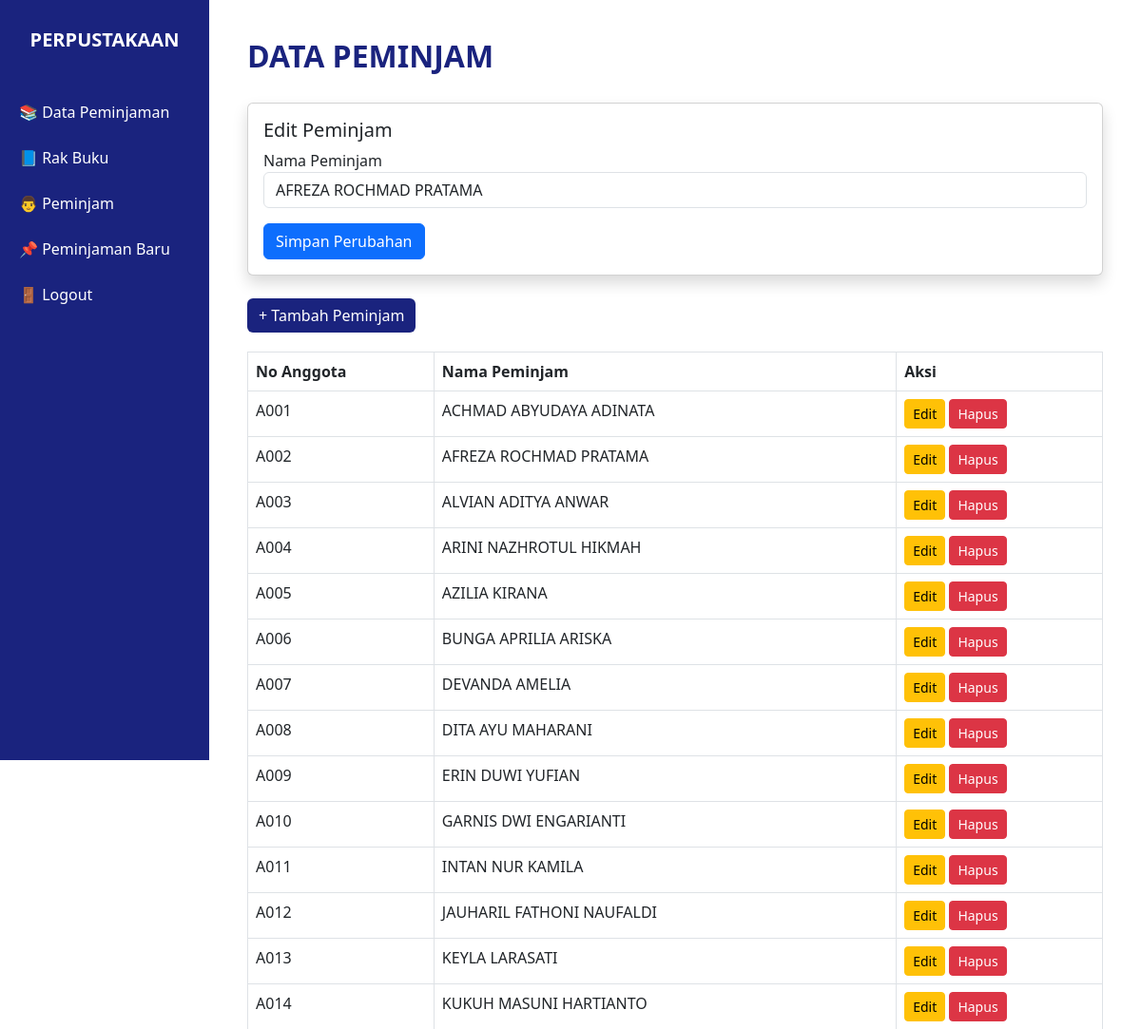
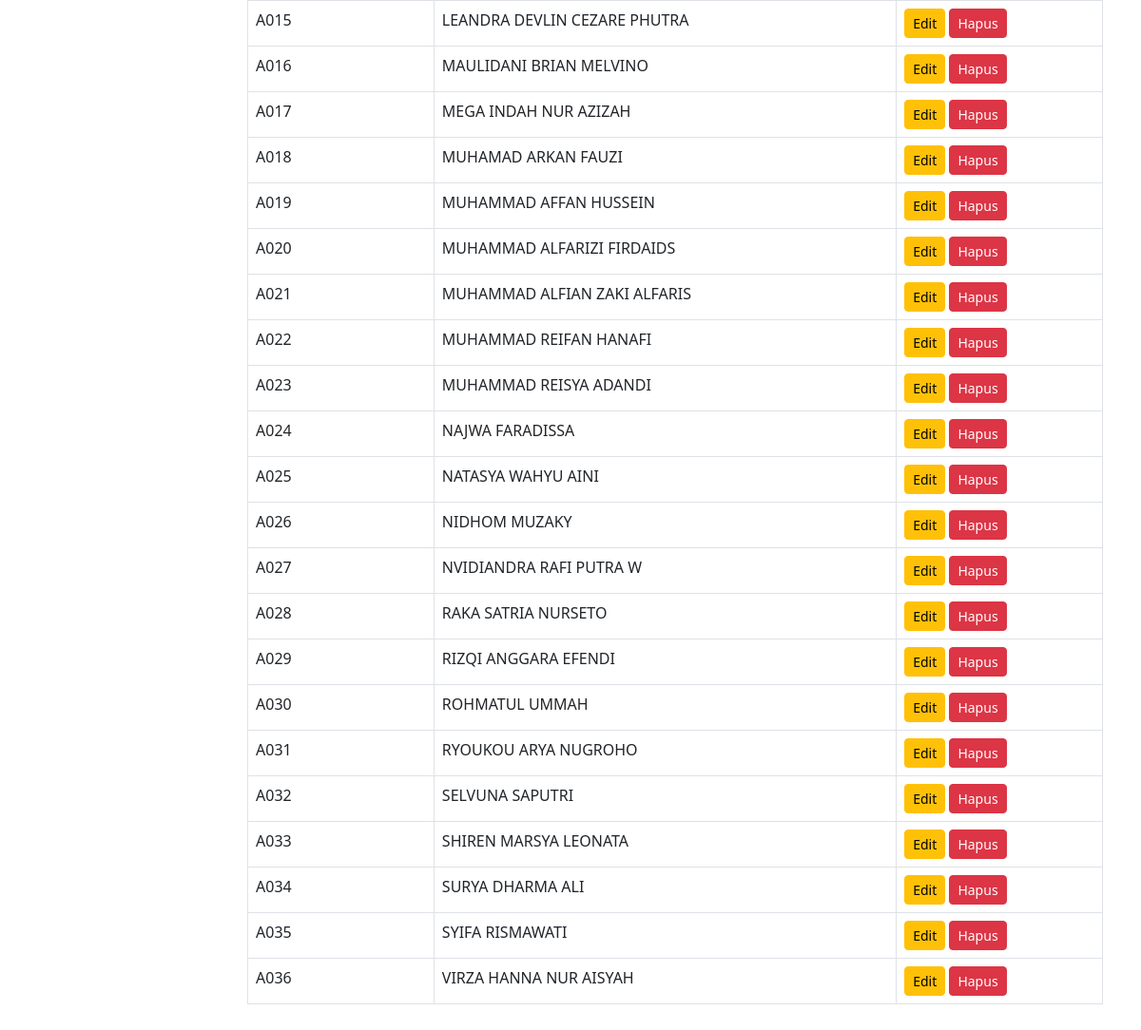
The app's page /peminjam/list.php?edit=A002 (signed in) with its own data (2 pictures, top to bottom).
### tables this page shows
CREATE TABLE `peminjam` (
  `no_anggota` varchar(4) NOT NULL,
  `nm_peminjam` varchar(100) DEFAULT NULL
);

### peminjam/list.php (the view, shortened to what this page needs)
<?php
include '../koneksi.php';
$edit_mode = false;
if (isset($_GET['edit'])) {
    $edit_mode = true;
    $no_edit = $_GET['edit'];
    $peminjam = mysqli_fetch_assoc(mysqli_query($koneksi, "SELECT * FROM peminjam WHERE no_anggota='$no_edit'"));
}
?>
<!DOCTYPE html>
<html lang="en">
<head>
    <link href="https://cdn.jsdelivr.net/npm/bootstrap@5.3.0/dist/css/bootstrap.min.css" rel="stylesheet" />
</head>
<body>
<div class="sidebar">
    <h3>PERPUSTAKAAN</h3>
    <a href="../index.php">📚 Data Peminjaman</a>
    <a href="../buku/list.php">📘 Rak Buku</a>
    <a href="list.php">👨 Peminjam</a>
    <a href="../peminjaman/tambah.php">📌 Peminjaman Baru</a>
   <a href="../logout.php">🚪 Logout</a>
</div>
<div class="main-content">
    <h2>Data Peminjam</h2>
    <?php if ($edit_mode): ?>
    <div class="card shadow mb-4">
        <div class="card-body">
            <h5>Edit Peminjam</h5>
            <form method="post">
                <div class="mb-3">
                    <label>Nama Peminjam</label>
                    <input type="text" name="nm_peminjam" class="form-control" value="<?= $peminjam['nm_peminjam'] ?>" required>
                </div>
                <button type="submit" name="simpan" class="btn btn-primary">Simpan Perubahan</button>
            </form>
        </div>
    </div>
    <?php endif; ?>
    <a href="tambah.php" class="btn btn-primary btn-tambah">+ Tambah Peminjam</a>
    <table class="table table-bordered">
        <thead>
            <tr>
                <th>No Anggota</th>
                <th>Nama Peminjam</th>
                <th>Aksi</th>
            </tr>
        </thead>
        <tbody>
            <?php
            $data = mysqli_query($koneksi, "SELECT * FROM peminjam");
            while ($d = mysqli_fetch_array($data)) {
                echo "<tr>
                        <td>{$d['no_anggota']}</td>
                        <td>{$d['nm_peminjam']}</td>
                        <td>
                            <a href='?edit={$d['no_anggota']}' class='btn btn-warning btn-sm'>Edit</a>
                            <a href='?hapus={$d['no_anggota']}' class='btn btn-danger btn-sm' onclick='return confirm(\"Yakin hapus data ini?\")'>Hapus</a>
                        </td>
                    </tr>";
            }
            ?>
        </tbody>
    </table>
</div>
</body>
</html>

### peminjam/list.php (style rules this page uses)
:root { --main-color: #1A237E; }
body { margin: 0; font-family: 'Segoe UI', Tahoma, Geneva, Verdana, sans-serif; }
.sidebar { position: fixed; width: 220px; height: 100vh; background-color: var(--main-color); color: white; padding-top: 30px; }
.sidebar h3 { text-align: center; margin-bottom: 40px; font-weight: bold; font-size: 20px; }
.sidebar a { display: block; padding: 12px 20px; color: white; text-decoration: none; }
.main-content { margin-left: 220px; padding: 40px; }
h2 { color: var(--main-color); font-weight: bold; text-transform: uppercase; margin-bottom: 30px; }
.btn-tambah { background-color: var(--main-color); border: none; margin-bottom: 20px; }
table { width: 100%; }
thead { background-color: var(--main-color); color: white; }
tbody tr:nth-child(even) { background-color: #f2f2f2; }

### records on screen
peminjam: nm_peminjam "AFREZA ROCHMAD PRATAMA", no_anggota "A002"
peminjam: no_anggota "A001", nm_peminjam "ACHMAD ABYUDAYA ADINATA"
peminjam: no_anggota "A003", nm_peminjam "ALVIAN ADITYA ANWAR"
peminjam: no_anggota "A004", nm_peminjam "ARINI NAZHROTUL HIKMAH"
peminjam: no_anggota "A005", nm_peminjam "AZILIA KIRANA"
peminjam: no_anggota "A006", nm_peminjam "BUNGA APRILIA ARISKA"
peminjam: no_anggota "A007", nm_peminjam "DEVANDA AMELIA"
peminjam: no_anggota "A008", nm_peminjam "DITA AYU MAHARANI"
peminjam: no_anggota "A009", nm_peminjam "ERIN DUWI YUFIAN"
peminjam: no_anggota "A010", nm_peminjam "GARNIS DWI ENGARIANTI"
peminjam: no_anggota "A011", nm_peminjam "INTAN NUR KAMILA"
peminjam: no_anggota "A012", nm_peminjam "JAUHARIL FATHONI NAUFALDI"
peminjam: no_anggota "A013", nm_peminjam "KEYLA LARASATI"
peminjam: no_anggota "A014", nm_peminjam "KUKUH MASUNI HARTIANTO"
peminjam: no_anggota "A015", nm_peminjam "LEANDRA DEVLIN CEZARE PHUTRA"
peminjam: no_anggota "A016", nm_peminjam "MAULIDANI BRIAN MELVINO"
peminjam: no_anggota "A017", nm_peminjam "MEGA INDAH NUR AZIZAH"
peminjam: no_anggota "A018", nm_peminjam "MUHAMAD ARKAN FAUZI"
peminjam: no_anggota "A019", nm_peminjam "MUHAMMAD AFFAN HUSSEIN"
peminjam: no_anggota "A020", nm_peminjam "MUHAMMAD ALFARIZI FIRDAIDS"
peminjam: no_anggota "A021", nm_peminjam "MUHAMMAD ALFIAN ZAKI ALFARIS"
peminjam: no_anggota "A022", nm_peminjam "MUHAMMAD REIFAN HANAFI"
peminjam: no_anggota "A023", nm_peminjam "MUHAMMAD REISYA ADANDI"
peminjam: no_anggota "A024", nm_peminjam "NAJWA FARADISSA"
peminjam: no_anggota "A025", nm_peminjam "NATASYA WAHYU AINI"
peminjam: no_anggota "A026", nm_peminjam "NIDHOM MUZAKY"
peminjam: no_anggota "A027", nm_peminjam "NVIDIANDRA RAFI PUTRA W"
peminjam: no_anggota "A028", nm_peminjam "RAKA SATRIA NURSETO"
peminjam: no_anggota "A029", nm_peminjam "RIZQI ANGGARA EFENDI"
peminjam: no_anggota "A030", nm_peminjam "ROHMATUL UMMAH"
peminjam: no_anggota "A031", nm_peminjam "RYOUKOU ARYA NUGROHO"
peminjam: no_anggota "A032", nm_peminjam "SELVUNA SAPUTRI"
peminjam: no_anggota "A033", nm_peminjam "SHIREN MARSYA LEONATA"
peminjam: no_anggota "A034", nm_peminjam "SURYA DHARMA ALI"
peminjam: no_anggota "A035", nm_peminjam "SYIFA RISMAWATI"
peminjam: no_anggota "A036", nm_peminjam "VIRZA HANNA NUR AISYAH"
